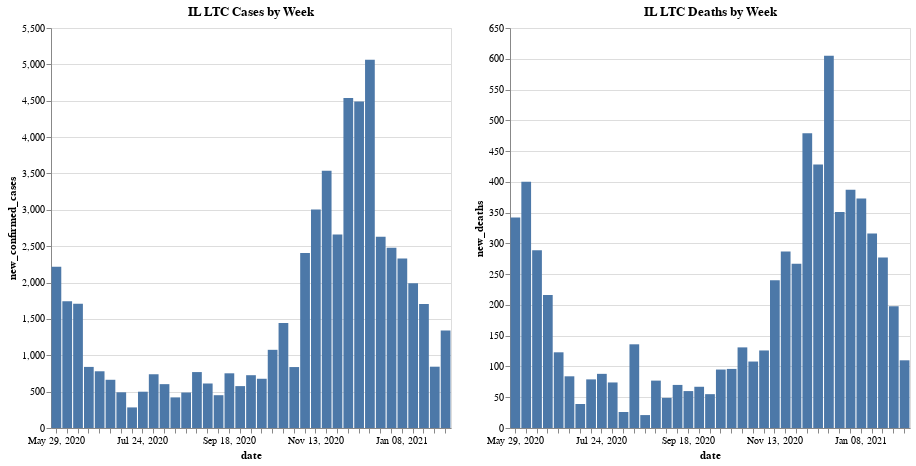

Notebook source saved alongside this figure:
### Code cell
chart_title = 'IL LTC Cases by Week'
chart1 = alt.Chart(df).mark_bar().encode(
                     x=alt.X('yearmonthdate(reported_date):O', title='date', axis=alt.Axis(labelSeparation=10)),
                     y='new_confirmed_cases',
                     ).properties( width=400, height=400, title=chart_title)
chart_title = 'IL LTC Deaths by Week'
chart2 = alt.Chart(df).mark_bar().encode(
                     x=alt.X('yearmonthdate(reported_date):O', title='date', axis=alt.Axis(labelSeparation=10)),
                     y='new_deaths',
                     ).properties( width=400, height=400, title=chart_title)
chart1 | chart2

### Figure 1 — Vega-Lite specification as saved in the notebook (floating-point values rounded to 4 significant figures)
{"config": {"view": {"continuousWidth": 400, "continuousHeight": 300}}, "hconcat": [{"mark": "bar", "encoding": {"x": {"type": "ordinal", "axis": {"labelSeparation": 10}, "field": "reported_date", "timeUnit": "yearmonthdate", "title": "date"}, "y": {"type": "quantitative", "field": "new_confirmed_cases"}}, "height": 400, "title": "IL LTC Cases by Week", "width": 400}, {"mark": "bar", "encoding": {"x": {"type": "ordinal", "axis": {"labelSeparation": 10}, "field": "reported_date", "timeUnit": "yearmonthdate", "title": "date"}, "y": {"type": "quantitative", "field": "new_deaths"}}, "height": 400, "title": "IL LTC Deaths by Week", "width": 400}], "data": {"name": "data-7fde7436f6d9dfd0d871415c99434022"}, "$schema": "https://vega.github.io/schema/vega-lite/v4.8.1.json", "datasets": {"data-7fde7436f6d9dfd0d871415c99434022": [{"confirmed_cases": 14882, "deaths": 2402, "reported_date": "2020-05-23T00:00:00", "new_deaths": null, "new_confirmed_cases": null}, {"confirmed_cases": 17098, "deaths": 2744, "reported_date": "2020-05-29T00:00:00", "new_deaths": 342.0, "new_confirmed_cases": 2216.0}, {"confirmed_cases": 18840, "deaths": 3144, "reported_date": "2020-06-05T00:00:00", "new_deaths": 400.0, "new_confirmed_cases": 1742.0}, {"confirmed_cases": 20550, "deaths": 3433, "reported_date": "2020-06-12T00:00:00", "new_deaths": 289.0, "new_confirmed_cases": 1710.0}, {"confirmed_cases": 21390, "deaths": 3649, "reported_date": "2020-06-19T00:00:00", "new_deaths": 216.0, "new_confirmed_cases": 840.0}, {"confirmed_cases": 22170, "deaths": 3772, "reported_date": "2020-06-26T00:00:00", "new_deaths": 123.0, "new_confirmed_cases": 780.0}, {"confirmed_cases": 22833, "deaths": 3856, "reported_date": "2020-07-03T00:00:00", "new_deaths": 84.0, "new_confirmed_cases": 663.0}, {"confirmed_cases": 23324, "deaths": 3895, "reported_date": "2020-07-10T00:00:00", "new_deaths": 39.0, "new_confirmed_cases": 491.0}, {"confirmed_cases": 23607, "deaths": 3974, "reported_date": "2020-07-17T00:00:00", "new_deaths": 79.0, "new_confirmed_cases": 283.0}, {"confirmed_cases": 24106, "deaths": 4062, "reported_date": "2020-07-24T00:00:00", "new_deaths": 88.0, "new_confirmed_cases": 499.0}, {"confirmed_cases": 24845, "deaths": 4136, "reported_date": "2020-07-31T00:00:00", "new_deaths": 74.0, "new_confirmed_cases": 739.0}, {"confirmed_cases": 25448, "deaths": 4162, "reported_date": "2020-08-07T00:00:00", "new_deaths": 26.0, "new_confirmed_cases": 603.0}, {"confirmed_cases": 25869, "deaths": 4298, "reported_date": "2020-08-14T00:00:00", "new_deaths": 136.0, "new_confirmed_cases": 421.0}, {"confirmed_cases": 26357, "deaths": 4319, "reported_date": "2020-08-21T00:00:00", "new_deaths": 21.0, "new_confirmed_cases": 488.0}, {"confirmed_cases": 27126, "deaths": 4396, "reported_date": "2020-08-28T00:00:00", "new_deaths": 77.0, "new_confirmed_cases": 769.0}, {"confirmed_cases": 27738, "deaths": 4445, "reported_date": "2020-09-04T00:00:00", "new_deaths": 49.0, "new_confirmed_cases": 612.0}, {"confirmed_cases": 28189, "deaths": 4515, "reported_date": "2020-09-11T00:00:00", "new_deaths": 70.0, "new_confirmed_cases": 451.0}, {"confirmed_cases": 28941, "deaths": 4575, "reported_date": "2020-09-18T00:00:00", "new_deaths": 60.0, "new_confirmed_cases": 752.0}, {"confirmed_cases": 29517, "deaths": 4642, "reported_date": "2020-09-25T00:00:00", "new_deaths": 67.0, "new_confirmed_cases": 576.0}, {"confirmed_cases": 30243, "deaths": 4697, "reported_date": "2020-10-02T00:00:00", "new_deaths": 55.0, "new_confirmed_cases": 726.0}, {"confirmed_cases": 30920, "deaths": 4792, "reported_date": "2020-10-09T00:00:00", "new_deaths": 95.0, "new_confirmed_cases": 677.0}, {"confirmed_cases": 31995, "deaths": 4888, "reported_date": "2020-10-16T00:00:00", "new_deaths": 96.0, "new_confirmed_cases": 1075.0}, {"confirmed_cases": 33440, "deaths": 5019, "reported_date": "2020-10-23T00:00:00", "new_deaths": 131.0, "new_confirmed_cases": 1445.0}, {"confirmed_cases": 34278, "deaths": 5127, "reported_date": "2020-10-30T00:00:00", "new_deaths": 108.0, "new_confirmed_cases": 838.0}, {"confirmed_cases": 36683, "deaths": 5253, "reported_date": "2020-11-06T00:00:00", "new_deaths": 126.0, "new_confirmed_cases": 2405.0}, {"confirmed_cases": 39686, "deaths": 5493, "reported_date": "2020-11-13T00:00:00", "new_deaths": 240.0, "new_confirmed_cases": 3003.0}, {"confirmed_cases": 43222, "deaths": 5780, "reported_date": "2020-11-20T00:00:00", "new_deaths": 287.0, "new_confirmed_cases": 3536.0}, {"confirmed_cases": 45882, "deaths": 6047, "reported_date": "2020-11-27T00:00:00", "new_deaths": 267.0, "new_confirmed_cases": 2660.0}, {"confirmed_cases": 50418, "deaths": 6526, "reported_date": "2020-12-04T00:00:00", "new_deaths": 479.0, "new_confirmed_cases": 4536.0}, {"confirmed_cases": 54907, "deaths": 6954, "reported_date": "2020-12-11T00:00:00", "new_deaths": 428.0, "new_confirmed_cases": 4489.0}, {"confirmed_cases": 59970, "deaths": 7559, "reported_date": "2020-12-18T00:00:00", "new_deaths": 605.0, "new_confirmed_cases": 5063.0}, {"confirmed_cases": 62600, "deaths": 7910, "reported_date": "2020-12-25T00:00:00", "new_deaths": 351.0, "new_confirmed_cases": 2630.0}, {"confirmed_cases": 65078, "deaths": 8297, "reported_date": "2021-01-01T00:00:00", "new_deaths": 387.0, "new_confirmed_cases": 2478.0}, {"confirmed_cases": 67407, "deaths": 8670, "reported_date": "2021-01-08T00:00:00", "new_deaths": 373.0, "new_confirmed_cases": 2329.0}, {"confirmed_cases": 69398, "deaths": 8986, "reported_date": "2021-01-15T00:00:00", "new_deaths": 316.0, "new_confirmed_cases": 1991.0}, {"confirmed_cases": 71103, "deaths": 9263, "reported_date": "2021-01-22T00:00:00", "new_deaths": 277.0, "new_confirmed_cases": 1705.0}, {"confirmed_cases": 71946, "deaths": 9461, "reported_date": "2021-01-29T00:00:00", "new_deaths": 198.0, "new_confirmed_cases": 843.0}, {"confirmed_cases": 73286, "deaths": 9571, "reported_date": "2021-02-05T00:00:00", "new_deaths": 110.0, "new_confirmed_cases": 1340.0}]}}
